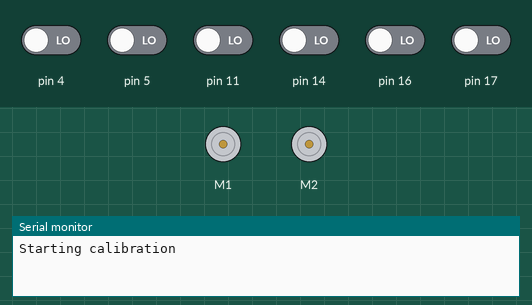
Simulated run of this sketch. Board: Arduino Uno, built with avr-gcc and run on an emulated ATmega328P. On the bench: 2 × DC motor (green arrow = forward, orange = backward, longer = faster), the last lines printed to the serial monitor. The inputs (shaded band) are chosen by the test bench; at power-on: pin 4, pin 5, pin 11, pin 14, pin 16, pin 17 LOW. EEPROM starts erased.

Above: at 0.1 s.
At 12.91 s:
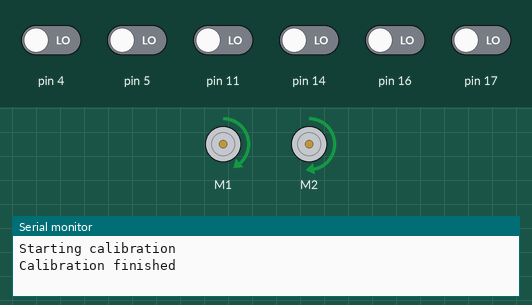
13.3 s: pin 5 driven HIGH
At 15.6 s:
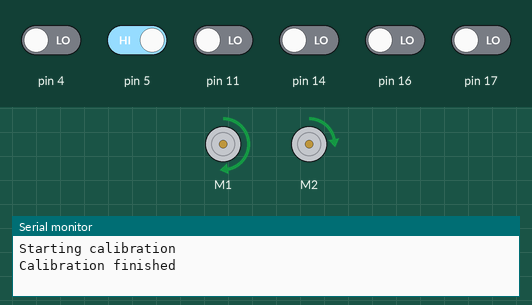
Timing chart, 0 to 22.3 s (numbered marks = the images above; inputs shaded):
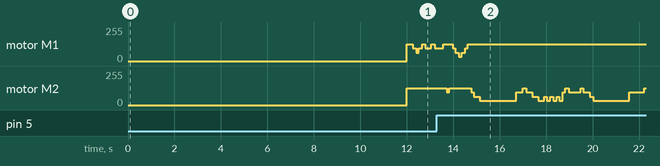

The sketch:

kalman_filter.ino
```cpp
#include <ZumoMotors.h>
#include <Wire.h>
#include <LSM303.h>
#include <L3G.h>
#include "line_read.h"
#include "position_on_line.h"
#include "robot_model.h"
#include "globals.h"
#include "kalman_filter.h"


//functions

//fault I still need to set the motors

bool invf3x3(const float A[3][3], float invA[3][3]) {
  float det =
      A[0][0] * (A[1][1]*A[2][2] - A[1][2]*A[2][1]) -
      A[0][1] * (A[1][0]*A[2][2] - A[1][2]*A[2][0]) +
      A[0][2] * (A[1][0]*A[2][1] - A[1][1]*A[2][0]);

  if (fabs(det) < 1e-6) { //if my matrix is zero or near zero it stops
    return false;
  }

  float invDet = 1.0 / det;

  invA[0][0] =  (A[1][1]*A[2][2] - A[1][2]*A[2][1]) * invDet;
  invA[0][1] = -(A[0][1]*A[2][2] - A[0][2]*A[2][1]) * invDet;
  invA[0][2] =  (A[0][1]*A[1][2] - A[0][2]*A[1][1]) * invDet;

  invA[1][0] = -(A[1][0]*A[2][2] - A[1][2]*A[2][0]) * invDet;
  invA[1][1] =  (A[0][0]*A[2][2] - A[0][2]*A[2][0]) * invDet;
  invA[1][2] = -(A[0][0]*A[1][2] - A[0][2]*A[1][0]) * invDet;

  invA[2][0] =  (A[1][0]*A[2][1] - A[1][1]*A[2][0]) * invDet;
  invA[2][1] = -(A[0][0]*A[2][1] - A[0][1]*A[2][0]) * invDet;
  invA[2][2] =  (A[0][0]*A[1][1] - A[0][1]*A[1][0]) * invDet;

  return true;
}

float mult1x3_3x1(float A[1][3], float B[3][1]) {
  float result = 0;
  for(int k = 0; k < 3; k++)
  {
    result += A[0][k] * B[k][0];
  }
  return result;
  }

void mult3x1_1x3(float A[3][1], float B[1][3], float result[3][3]){
  for(int i = 0; i < 3; i++){
    for(int j = 0; j < 3; j++){
      result[i][j] = A[i][0] * B[0][j];
    }
  }
}

void mult3x3_3x1(float A[3][3], float B[3][1], float result[3][1]) {
  for (int i = 0; i < 3; i++) {
    result[i][0] = 0;
    for (int j = 0; j < 3; j++) {
      result[i][0] += A[i][j] * B[j][0];
    }
  }
}

void mult1x3_3x3(float A[1][3], float B[3][3], float result[1][3]) {
  for (int i = 0; i < 3; i++) {
    result[0][i] = 0;
    for (int j = 0; j < 3; j++) {
      result[0][i] += A[0][j] * B[j][i];
    }
  }
}

void mult3x3_3x3(float A[3][3], float B[3][3], float result[3][3]) {
  for(int i = 0; i < 3; i++) {
    for(int j = 0; j < 3; j++){
      result[i][j] = 0;
      for (int k = 0; k < 3 ; k++){
        result[i][j] += A[i][k] * B[k][j];
      }
    }
  }
}

void transp3x3(float A[3][3], float result[3][3]){
  for(int i = 0; i < 3; i++){
    for(int j = 0; j < 3; j++){
      result[j][i] = A[i][j];
    }
  }
}

void add3x3(float A[3][3], float B[3][3], float result[3][3]){
  for (int i = 0; i < 3; i++){
    for(int j = 0; j < 3; j++){
      result[i][j] = A[i][j] + B[i][j];
    }
  }
}

void add3x1(float A[3][1], float B[3][1], float result[3][1]){
  for(int i = 0; i < 3; i++){
    result[i][0] = A[i][0] + B[i][0];
  }
}

void sub3x3(float A[3][3], float B[3][3], float result[3][3]){
  for (int i = 0; i < 3; i++){
    for(int j = 0; j < 3; j++){
      result[i][j] = A[i][j] - B[i][j];
    }
  }
}

void sub3x1(float A[3][1], float B[3][1], float result[3][1]){
  for(int i = 0; i < 3; i++){
    result[i][0] = A[i][0] - B[i][0];
  }
}

void mults3x3(float scalar, float A[3][3], float result[3][3]){
  for (int i = 0; i < 3; i++){
    for(int j = 0; j < 3; j++){
      result[i][j] = scalar * A[i][j];
    }
  }
}

void mults3x1(float scalar, float A[3][1], float result[3][1]){
  for (int i = 0; i < 3; i++){
    result[i][0] = scalar * A[i][0];

  }
}

float inv3x3[3][3] = {
                    {0,0,0},
                    {0,0,0},
                    {0,0,0}
};

float temp3x3[3][3] = {
                    {0,0,0},
                    {0,0,0},
                    {0,0,0}
};

float temp23x3[3][3] = {
                    {0,0,0},
                    {0,0,0},
                    {0,0,0}
};

float temp1x3[1][3] = {
                {0,0,0}
};

float temp3x1[3][1] = {
                {0},
                {0},
                {0},
};
float temp = 0;

//kalman gain gives information about how much to trust the new measurement
float K[3][3] = {
                {0,0,0},
                {0,0,0},
                {0,0,0}
};

//new position
float x_upd[3][1] = {
  {0.0},
  {0.0},
  {0.0},
};

// predicted position
float x_pred[3][1] = {
  {0},
  {0},
  {0},
};

// Covariance matrices
float P_pred[3][3];   // P_(k|k-1)
float P_upd[3][3] = {
                    {0.0001,0,0},
                    {0,0.0001,0},
                    {0,0,0.007614}
};    // P_(k|k) the inital values are used for the first step and are educated guesses


//jacobian matrix F used to describe how the next state changes based on the previous state
float F[3][3] = {
                {1,0,0},
                {0,1,0},
                {0,0,1}
};

//jacobian matrix F transposed
float Ft[3][3] = {
                {1,0,0},
                {0,1,0},
                {0,0,1}
};

//Q describes process noise... How much additional uncertainty is in the model (wheel slip, timing errors, etc...)
float Q[3][3] = {
                {0.001,0,0},
                {0,0.001,0},
                {0,0,0.03491}
};

//identity matrix
float I[3][3] = {{1,0,0},
                {0,1,0},
                {0,0,1}};

//matrix that tells which measure values are used: x, y and theta which has a dummy value
float H[3][3] = {{1,0,0},
                {0,1,0},
                {0,0,1}};

float Ht[3][3] = {{1,0,0},
                 {0,1,0},
                 {0,0,1}}; //transposed

float y_k[3][1] = {
                {0},
                {0},
                {0},
};

float y_k_innovation[3][1] = {
                {0},
                {0},
                {0},
};

//how much noise do I expect for each of the measure values, theta is extremely high because it is not measured but has a dummy value, that way I dont have to redesign the entire matrix calculations as much and I could use theta if I find a way
float R[3][3] = {{0.000004,0,0},
                {0,0.000004,0},
                {0,0,1000000}};

float v = 0;
float omega = 0;
float dt = 0.01; //initial value of time that passes between 2 state updates
unsigned long lastUpdateTime = 0;
float dx = 0;
float dy = 0;

//motion_option opt the datatype for opt is motion_option and is already filled with the correct motion_option
void kalman_filter(RobotPos& current_position, motion_option opt, int current_motion_option) {

v = opt.speed;
omega = opt.omega;

//determening dt
unsigned long currentTime = millis();
if(runs == 0){
  lastUpdateTime = motorStartTime;
};

dt = (currentTime - lastUpdateTime)/1000.0;
lastUpdateTime = currentTime;

//calculate the next position
RobotPos next_position = calc_future_position(current_position, opt, current_motion_option, dt);

x_pred[0][0] = next_position.x;
x_pred[1][0] = next_position.y;
x_pred[2][0] = next_position.theta;

//calculating jacobian matrix(model of the robot): this gives information on how changes in the current state affect the predicted state when an input is received
F[0][2] = -dt * v * sin(x_pred[2][0]);
F[1][2] = dt * v * cos(x_pred[2][0]);

//calculating jacobian matrix transposed(model of the robot)
Ft[2][0] = -dt * v * sin(x_pred[2][0]);
Ft[2][1] = dt * v * cos(x_pred[2][0]);

//this part takes the measured values
float deviation = get_line_deviation();
//Serial.println(deviation);

//this part gives the devation from the line in x and y coordinates, example: dx = 0.05, dy 0.0 in the world frame the robot is 5 cm further on the x axis
dx = -sin(x_upd[2][0]) * deviation;
dy = cos(x_upd[2][0]) * deviation;

//necessary variables for call of the position_on_line function
float path_x;
float path_y;
float distance_to_path;
float distance_traveled;
float distance_to_path_signed;

//function that gives me the position on the path my robot refers to, it might deviate from this path for effieciency reasons
position_on_line(x_pred[0][0], x_pred[1][0], path_x, path_y, distance_to_path, distance_traveled, distance_to_path_signed);
//Serial.println(distance_to_path_signed);
//taking the point on the path the robot should be, adding its deviation to know where the robot should be in the world coordinate system, it is the the measured position
y_k[0][0] = path_x + dx;
y_k[1][0] = path_y + dy;

//update uncertainty: P_pred = F * P_upd * Ft + Q;
mult3x3_3x3(F, P_upd, temp3x3);
mult3x3_3x3(temp3x3, Ft, temp23x3);
add3x3(temp23x3, Q, P_pred);

//compute y_k_innovation: y_k_innovation = y_k - H * x_pred
mult3x3_3x1(H,x_pred,temp3x1);
sub3x1(y_k,temp3x1,y_k_innovation);

//compute kalman gain
//K = P_pred * Ht * (H*P_pred*Ht + R)^(-1);
mult3x3_3x3(H,P_pred, temp3x3);
mult3x3_3x3(temp3x3, Ht,temp23x3);
add3x3(temp23x3,R,temp3x3);
invf3x3(temp3x3, temp23x3);
mult3x3_3x3(P_pred, Ht, temp3x3);
mult3x3_3x3(temp3x3,temp23x3, K);

//x_upd =  x_pred + K * y_k_innovation; this is the new position
mult3x3_3x1(K, y_k_innovation, temp3x1);
add3x1(x_pred, temp3x1, x_upd);

//covariance update; how certain I am about this position
//P_upd = (I - K* H) * P_pred;
mult3x3_3x3(K, H, temp3x3);
sub3x3(I, temp3x3, temp23x3);
mult3x3_3x3(temp23x3, P_pred, P_upd);

current_position.x = x_upd[0][0];
current_position.y = x_upd[1][0];
current_position.theta = x_upd[2][0];
}
```

Robot_Model.cpp
```cpp
// this is the RobotModel

#include "robot_model.h"
#include <math.h>
#include "globals.h"
#include <Arduino.h>

RobotPos calc_future_position(RobotPos current_position, motion_option opt, int current_motion_option, float dt){

    float v = opt.speed;
    float omega = opt.omega;
    RobotPos next = current_position;

    /*Serial.print("x = ");
    Serial.println(next.x);
    Serial.print("y = ");
    Serial.println(next.y);
    Serial.print("dt = ");
    Serial.println(dt);*/

    if(current_motion_option == 3){
    next.x += v * cos(current_position.theta) * dt;
    next.y += v * sin(current_position.theta) * dt;
    }
    else
    {
        next.x += (v/omega) * (sin(current_position.theta + omega * dt) -sin(current_position.theta)); //fault this might not be a fault but I need to recheck this
        next.y += (v/omega) * (-cos(current_position.theta + omega * dt) +cos(current_position.theta));
    }
    next.theta += omega * dt;

    return next;
}
```

cost_function.cpp
```cpp
#include "position_on_line.h"
#include "robot_model.h"
#include <Arduino.h>
#include <math.h>

// this is the cost function

float cost_function(const RobotPos& current_position, const RobotPos& future_position, bool mode_changed)
{
    float x_r_closest, y_r_closest; //position of robot on the line
    float x_f_closest, y_f_closest; //future position of robot on the line
    float distance_to_path, ds, signed_dist = 0;
    position_on_line(current_position.x, current_position.y, x_r_closest, y_r_closest, distance_to_path, ds, signed_dist);
    position_on_line(future_position.x, future_position.y, x_f_closest, y_f_closest, distance_to_path, ds, signed_dist);
    ds = sqrt(pow(x_f_closest - x_r_closest,2) + pow(y_f_closest - y_r_closest,2));
    float cost = distance_to_path*500; //this is max 0.03 m * 200 = 6
    cost -= ds*75; //this is at the max 0.033 * 200 = 6.6
    cost += mode_changed*0.5; //max value 2

    return cost;
}
```

cost_function.h
```cpp
#ifndef COST_FUNCTION_H
#define COST_FUNCTION_H

#include "robot_model.h"

float cost_function(const RobotPos& current_position,const RobotPos& future_position, bool mode_changed);

#endif
```

drive_modes.h
```cpp
#ifndef DRIVE_MODES_H
#define DRIVE_MODES_H

#include <Arduino.h>
#include "robot_model.h"

extern const uint8_t next_try_possibilities[7][3];

extern const motion_option motion_option_array[7];
extern int current_motion_option;
extern int next_motion_option;

#endif
```

globals.h
```cpp
// globals.h
#ifndef GLOBALS_H
#define GLOBALS_H
#include <stdint.h>

#define sensor_count 6

extern int runs;
extern int runs2;
extern float motorStartTime;
extern int current_motion_option;
extern int next_motion_option;
extern uint16_t SensorValues[sensor_count];

#endif
```

kalman_filter.h
```cpp
#ifndef KALMAN_FILTER_H
#define KALMAN_FILTER_H

#include "robot_model.h"
#include "position_on_line.h"
#include "line_read.h"

void kalman_filter(RobotPos& current_position, motion_option opt, int current_motion_option);

#endif
```

line_read.h
```cpp
#ifndef LINE_READ_H
#define LINE_READ_H

#include <ZumoShield.h>

extern ZumoReflectanceSensorArray reflectanceSensors;
float get_line_deviation();

#endif 
```

line_read.ino
```cpp
#include "globals.h"
#include <Arduino.h>
#include <EEPROM.h>


ZumoReflectanceSensorArray reflectanceSensors;

float get_line_deviation() {
  uint16_t SensorValues[sensor_count];
  float position = reflectanceSensors.readLine(SensorValues);
  //Serial.println(position);
  /*int eepromAddr2 = runs*(sizeof(RobotPos)+sizeof(float))+sizeof(RobotPos);
  EEPROM.put(eepromAddr2, position);*/
  float line_deviation = (position - 2500) / 83333.3;
  /*for (uint8_t i = 0; i < 6; i++) {
    Serial.print(SensorValues[i]);
    Serial.print("\t");
  }
  Serial.println();
  Serial.println();  */
  /*Serial.print("line Position = ");
  Serial.println(line_deviation,4);*/
  delay(50);
  return line_deviation;
}
```

position_on_line.cpp
```cpp
#include <math.h>
#include <Arduino.h>
#include "position_on_line.h"

const PathSegment path[] PROGMEM = {
  {STRAIGHT, 0.05, 0.0, 0.0, 0.5, 0.0},
  {ARC, 0.5, 0.0, 0.0, 0.2356194, 0.15},
  {STRAIGHT, 0.65, 0.15, 1.570796, 0.3, 0.0},
};

/*const PathSegment path[] PROGMEM = {
  {STRAIGHT, 0.0, 0.0, 0.0, 3.0, 0.0},
  {ARC, 0.5, 0.0, 0.0, 0.2356194, 0.15},
  {STRAIGHT, 0.65, 0.15, 1.570796, 0.3, 0.0},
};*/

const uint8_t numSegments = sizeof(path) / sizeof(PathSegment);

void position_on_line(float x_r, float y_r,
                            float& x_closest, float& y_closest,
                            float& min_distance,
                            float& ds, float& signed_dist)
{

static int last_segment_number = -1; //static so the value remains in between calls of the function
static float last_s = 0; //s progress from the last call

min_distance = 10000000;
ds = 0;

float chosen_segment_s = 0;
int best_segment = -1;

  for (int i = 0; i < numSegments; i++) {
    PathSegment seg;
    memcpy_P(&seg, &path[i], sizeof(PathSegment));
    float x_p, y_p;
    float s = 0;

    if (seg.type == STRAIGHT) {
      float dx = x_r - seg.start_x;
      float dy = y_r - seg.start_y;
      float ux = cos(seg.heading);
      float uy = sin(seg.heading);

      s = dx * ux + dy * uy; //distance from the segment start to the robot's closest point on the path

      if(s < 0){
        s = 0;
      }

      if(s > seg.length){
        s = seg.length;
      }

      x_p = seg.start_x + s * ux; //x_position of the robot's closes point on the line
      y_p = seg.start_y + s * uy; //y_position of the robot's closes point on the line
    }

    else if (seg.type == ARC) {

      float theta0 = seg.heading; //initial orientation of the segment
      float cx = seg.start_x - seg.radius * sin(theta0); //x position of the center of the arc
      float cy = seg.start_y + seg.radius * cos(theta0); //y position of the center of the arc

      float dx = x_r - cx;
      float dy = y_r - cy;
      float angle_to_robot = atan2(dx, -dy); //angle between center of the arc and the robot

      float max_angle = seg.length / seg.radius;
      float angle_start = theta0;
      float angle_end = theta0 + max_angle;

      float angle = angle_to_robot;
      if(angle < angle_start){
        angle = angle_start;
      }

      if(angle > angle_end){
        angle = angle_end;
      }

      s = (angle - theta0) * seg.radius;

      x_p = cx + seg.radius * sin(angle);
      y_p = cy - seg.radius * cos(angle);
    }

    float distance = sqrt(sq(x_p - x_r) + sq(y_p - y_r)); //computes  distance

    if (distance < min_distance) {
      min_distance = distance;
      x_closest = x_p;
      y_closest = y_p;
      chosen_segment_s = s;
      best_segment = i;
    }
  }

  // Compute signed distance
float ux, uy;
  PathSegment seg;
  memcpy_P(&seg, &path[best_segment], sizeof(PathSegment));

  if(seg.type == ARC){
    float heading_for_s = seg.heading + chosen_segment_s/seg.radius;
    ux = cos(heading_for_s);
    uy = sin(heading_for_s);
  }

  else{
  ux = cos(seg.heading);
  uy = sin(seg.heading);
  }

  float rx = x_r - x_closest;
  float ry = y_r - y_closest;

  signed_dist = -(ux * ry - uy * rx); // Negative = left; positive = right


  // Computing ds
  if (last_segment_number == best_segment) {
    ds = chosen_segment_s - last_s;
  } else {
    ds = chosen_segment_s;  // reset the value for a new segment
  }

  // Update static memory
  last_segment_number = best_segment;
  last_s = chosen_segment_s;
  /*Serial.print("pop ");
  Serial.print(x_closest);
  Serial.print(" / ");
  Serial.println(y_closest);*/
}
```

position_on_line.h
```cpp
#ifndef POSITION_ON_LINE_H
#define POSITION_ON_LINE_H

#include <Arduino.h>

enum SegmentType {STRAIGHT, ARC};

struct PathSegment {
    uint8_t type;
    float start_x;
    float start_y;
    float heading;
    float length;
    float radius;
};

extern const PathSegment path[] PROGMEM;
extern const uint8_t numSegments;

void position_on_line(float x_r, float y_r, float& x_closest, float& y_closest, float& min_dist, float& ds, float& signed_dist);

#endif
```

robot_model.h
```cpp
#ifndef ROBOT_MODEL_H
#define ROBOT_MODEL_H

struct RobotPos {
    float x;
    float y;
    float theta; //this is in radians
};

struct motion_option {
    float speed;
    float omega;
};

RobotPos calc_future_position(RobotPos current_position, motion_option opt, int current_motion_option, float dt);

#endif
```

Source omitted: main_file.ino (7456 bytes)
